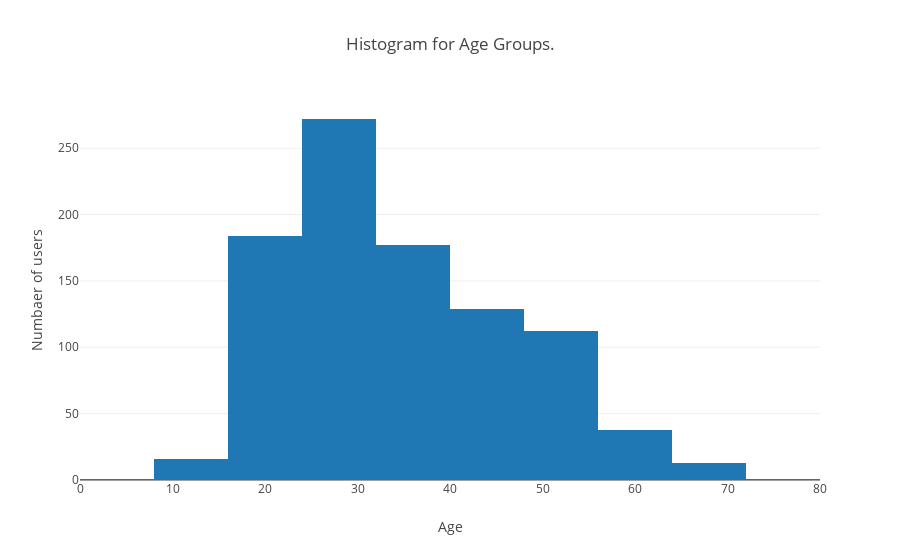

Notebook cell for this chart:
### Markdown cell above
## Age Group Histogram ##

### Code cell
data = [go.Histogram(x=(user_detail.age), xbins = dict(start =0,end=100,size=8))]
layout = go.Layout(
    title='Histogram for Age Groups.',
    xaxis=dict(
        title='Age'
    ),
    yaxis=dict(
        title='Numbaer of users'
    )
)
fig = go.Figure(data=data, layout=layout)
plot.iplot(fig, filename='age group histogram')

### Figure 1 — Plotly figure (JSON) as saved in the notebook; plotly's stock layout.template omitted (floating-point values rounded to 4 significant figures; data arrays with more than 128 entries replaced by an {"elided": "..."} marker saying what was removed)
{"data": [{"type": "histogram", "x": {"elided": "943 int values"}, "xbins": {"end": 100, "size": 8, "start": 0}}], "layout": {"title": "Histogram for Age Groups.", "xaxis": {"title": "Age"}, "yaxis": {"title": "Numbaer of users"}}}
